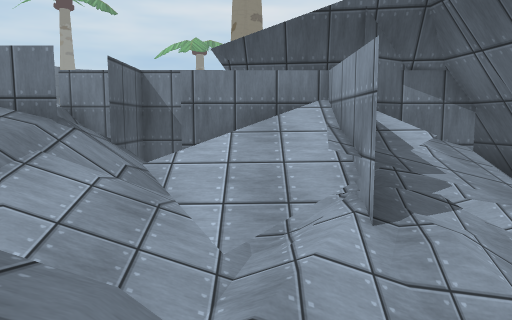
view 1 (above)

15 first-person views from a walk through a 3-D level made in the Unity game engine. The camera is 1.3 m above the floor, tilts 6° down and sees 70° across. The floor is counted in squares, 1 m on a side. Each view is taken from the middle of a square. On the plan, view 1 faces up. The plan holds only what a view shows up to about 15 squares ahead; the rest is blank. The place goes on beyond the plan. Some surface patterns are stand-ins.

view 2
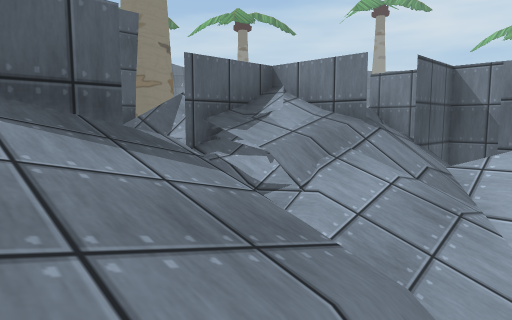

view 3
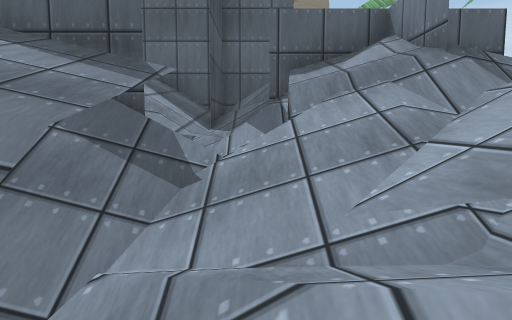

view 4
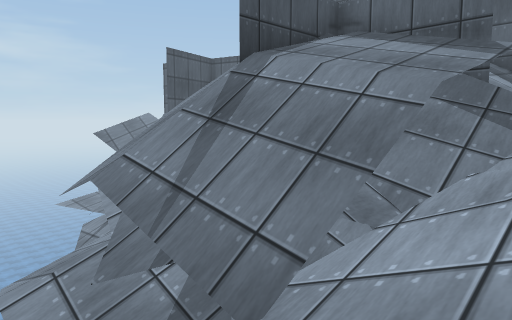

view 5
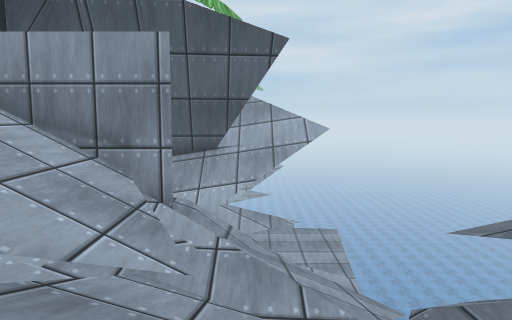

view 6
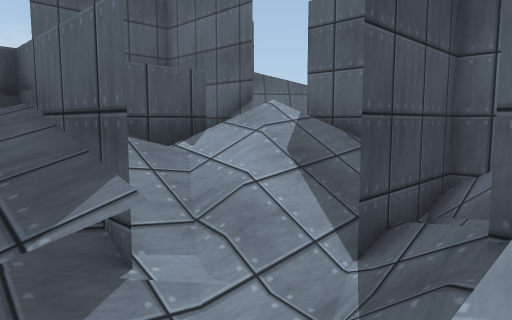

view 7
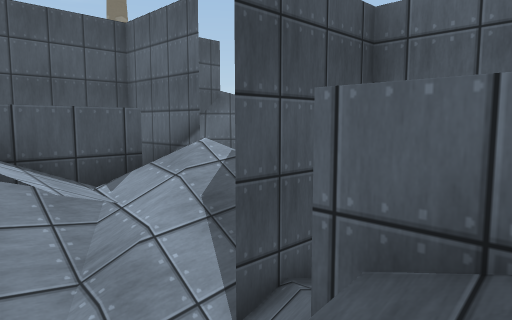

view 8
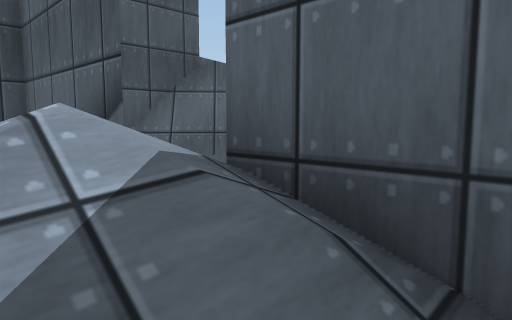

view 9
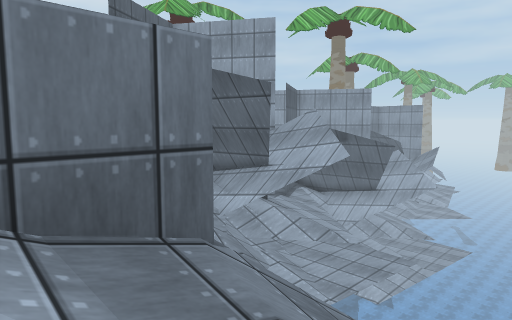

view 10
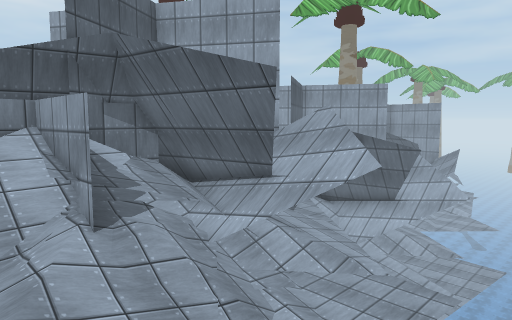

view 11
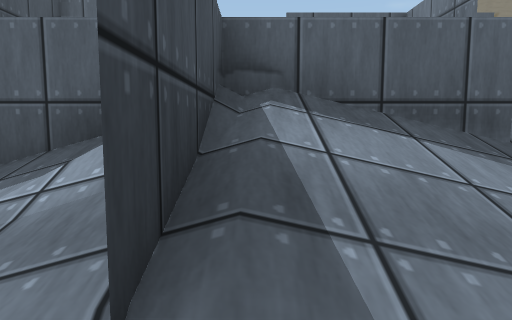

view 12
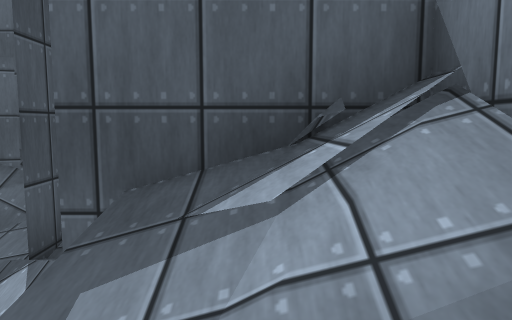

view 13
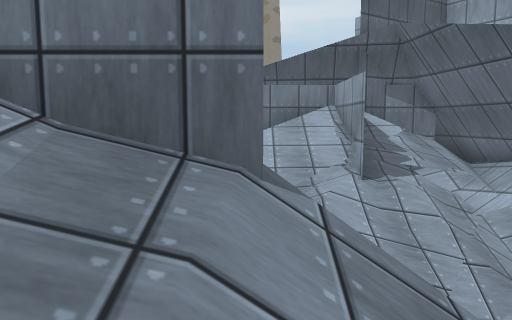

view 14
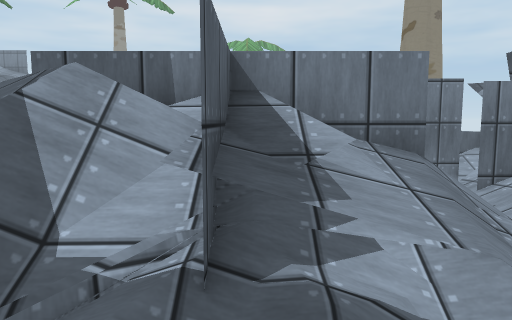

view 15
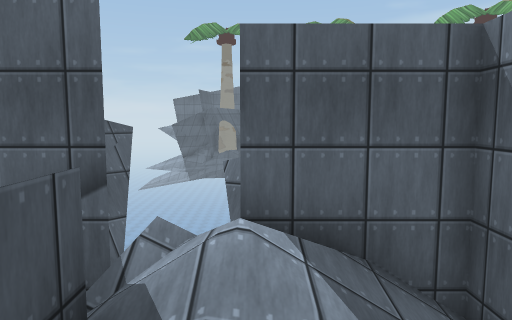

### Floor plan
Key: @ floor where view 1 was taken; # wall or solid block; x gap in a wall; . main floor; : floor 0.25 m higher than the main floor; + floor 0.5 m higher than the main floor; * floor 2.5 m higher than the main floor; % floor 3 m higher than the main floor; & floor 3.75 m higher than the main floor; / step, stairs or slope; = window, fence, low wall or low ledge; v drop or lower ground; T tree.
Columns run from 12 left of view 1 to 11 right of it. Each row starts with its distance up from view 1.
 12         ###
 11        vvv##
 10 T    ==  v=##
  9 T    ## /#######
  8       = //////####
  7    ####=#/////#&##
  6  TT   =///////#==##    =
  5   #  #=//////////##    =
  4      #////////////  =#=
  3   ####%//////////+/.===
  2   #/////#/////=/ :....v
  1   #////=#/////v  vvvvvv
  0   x/////=///@/v
 -1     ////=##=//vv
 -2 ==# x#= #/////vv
 -3 = #=   #//////vv
 -4   #    =// ///vv
 -5 v v    %    vv
 -6 # vvvv**
 -7      # #

Where each view was taken, in squares from view 1:
view 1: 0 up, 0 right, facing up
view 2: 0 up, 0 right, facing up-left
view 3: 4 up, 2 right, facing left
view 4: 4 up, 4 right, facing down-left
view 5: 4 up, 4 left, facing right
view 6: 5 up, 3 left, facing down-left
view 7: 6 up, 4 left, facing down-left
view 8: 2 up, 8 left, facing down-left
view 9: 4 down, 3 left, facing up-right
view 10: 2 down, 1 left, facing up-right
view 11: 1 down, 0 right, facing left
view 12: 3 down, 1 left, facing left
view 13: 4 down, 1 left, facing up
view 14: 2 up, 6 left, facing up
view 15: 0 up, 5 left, facing left
